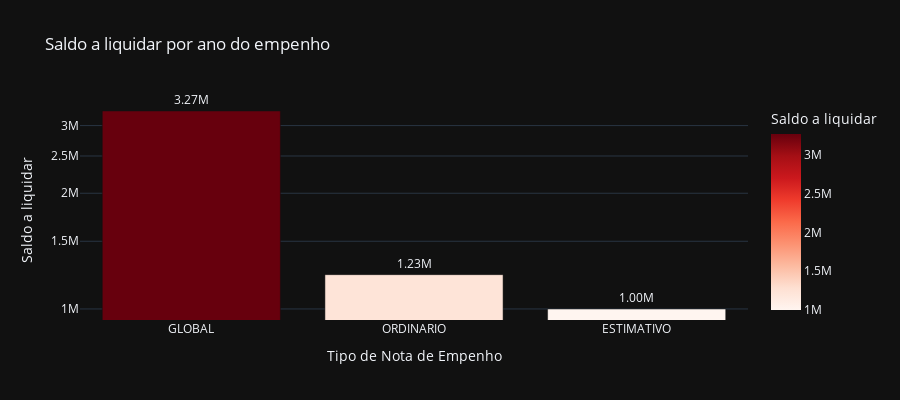

The code cell stored with this chart in its notebook:
### Code cell
# Saldo a liquidar por tipo de NE
cols = ['TIPO_NE', 'A_LIQUIDAR']

df_aux = df.loc[:, cols].groupby('TIPO_NE').sum().sort_values(by= 'A_LIQUIDAR', ascending=False).reset_index()
df_aux = df_aux[df_aux['A_LIQUIDAR'] > 0]
fig = px.bar(df_aux, 
             x='TIPO_NE', 
             y='A_LIQUIDAR',
             title='Saldo a liquidar por ano do empenho',
             labels={'TIPO_NE':'Tipo de Nota de Empenho', 'A_LIQUIDAR':'Saldo a liquidar'},
             text_auto='.3s',
             height=400,
             log_y=True,
             color='A_LIQUIDAR',
             color_continuous_scale = 'reds',
             template='plotly_dark')
fig.update_traces(textposition = 'outside', cliponaxis = False, hovertemplate=None)
fig.update_layout(hovermode="x unified")

fig.show()

### Figure 1 — Plotly figure (JSON) as saved in the notebook; plotly's stock layout.template omitted (floating-point values rounded to 4 significant figures)
{"data": [{"alignmentgroup": "True", "cliponaxis": false, "legendgroup": "", "marker": {"color": [3274000.0, 1228000.0, 999600.0], "coloraxis": "coloraxis", "pattern": {"shape": ""}}, "name": "", "offsetgroup": "", "orientation": "v", "showlegend": false, "textposition": "outside", "texttemplate": "%{y:.3s}", "type": "bar", "x": ["GLOBAL", "ORDINARIO", "ESTIMATIVO"], "xaxis": "x", "y": [3274000.0, 1228000.0, 999600.0], "yaxis": "y"}], "layout": {"barmode": "relative", "coloraxis": {"colorbar": {"title": {"text": "Saldo a liquidar"}}, "colorscale": [[0, "rgb(255,245,240)"], [0.125, "rgb(254,224,210)"], [0.25, "rgb(252,187,161)"], [0.375, "rgb(252,146,114)"], [0.5, "rgb(251,106,74)"], [0.625, "rgb(239,59,44)"], [0.75, "rgb(203,24,29)"], [0.875, "rgb(165,15,21)"], [1, "rgb(103,0,13)"]]}, "height": 400, "hovermode": "x unified", "legend": {"tracegroupgap": 0}, "title": {"text": "Saldo a liquidar por ano do empenho"}, "xaxis": {"anchor": "y", "domain": [0, 1], "title": {"text": "Tipo de Nota de Empenho"}}, "yaxis": {"anchor": "x", "domain": [0, 1], "title": {"text": "Saldo a liquidar"}, "type": "log"}}}
